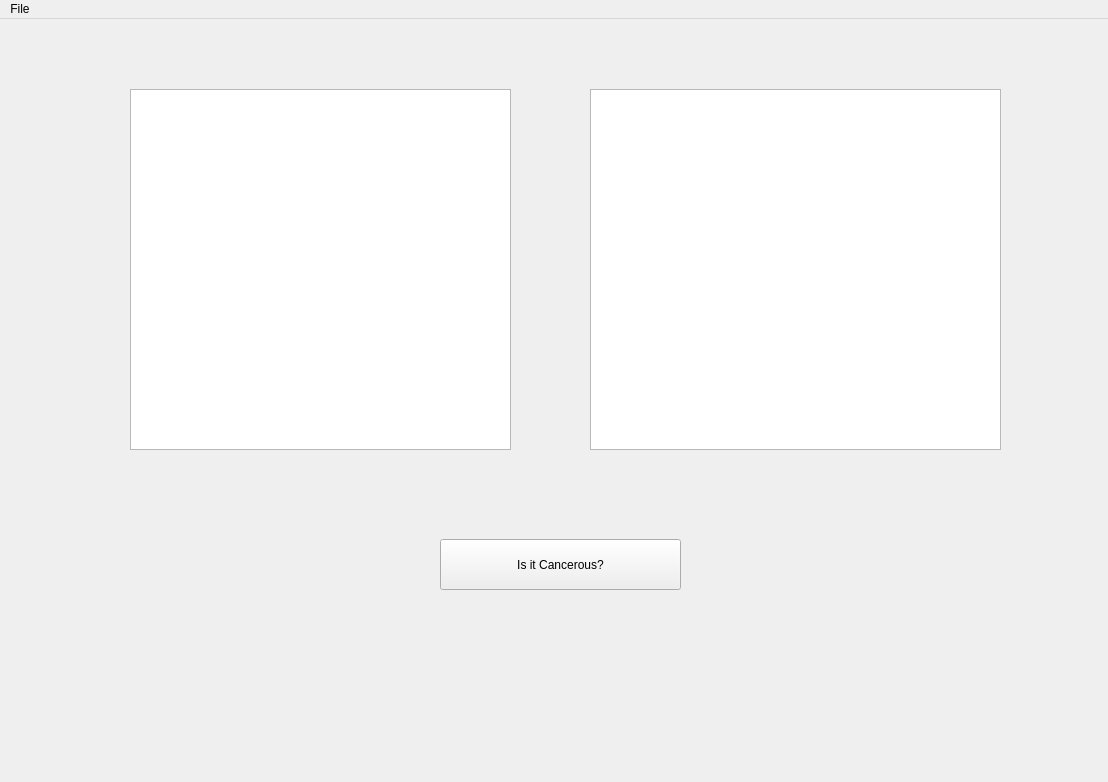
<?xml version="1.0" encoding="UTF-8"?>
<ui version="4.0">
 <class>MainWindow</class>
 <widget class="QMainWindow" name="MainWindow">
  <property name="geometry">
   <rect>
    <x>0</x>
    <y>0</y>
    <width>1108</width>
    <height>782</height>
   </rect>
  </property>
  <property name="windowTitle">
   <string>MainWindow</string>
  </property>
  <widget class="QWidget" name="centralwidget">
   <widget class="QGraphicsView" name="graphicsView">
    <property name="geometry">
     <rect>
      <x>130</x>
      <y>70</y>
      <width>381</width>
      <height>361</height>
     </rect>
    </property>
   </widget>
   <widget class="QPushButton" name="pushButton">
    <property name="geometry">
     <rect>
      <x>440</x>
      <y>520</y>
      <width>241</width>
      <height>51</height>
     </rect>
    </property>
    <property name="text">
     <string>Is it Cancerous?</string>
    </property>
   </widget>
   <widget class="QGraphicsView" name="graphicsView_2">
    <property name="geometry">
     <rect>
      <x>590</x>
      <y>70</y>
      <width>411</width>
      <height>361</height>
     </rect>
    </property>
   </widget>
  </widget>
  <widget class="QMenuBar" name="menubar">
   <property name="geometry">
    <rect>
     <x>0</x>
     <y>0</y>
     <width>1108</width>
     <height>26</height>
    </rect>
   </property>
   <widget class="QMenu" name="menuFile">
    <property name="title">
     <string>File</string>
    </property>
    <addaction name="actionOpen_Image"/>
   </widget>
   <addaction name="menuFile"/>
  </widget>
  <action name="actionOpen_Image">
   <property name="text">
    <string>Open Image</string>
   </property>
  </action>
 </widget>
 <resources/>
 <connections/>
</ui>
